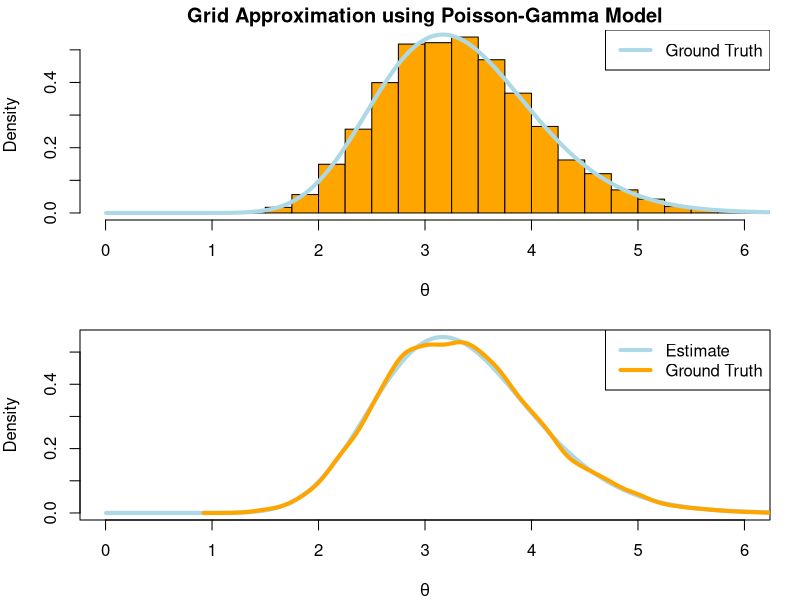
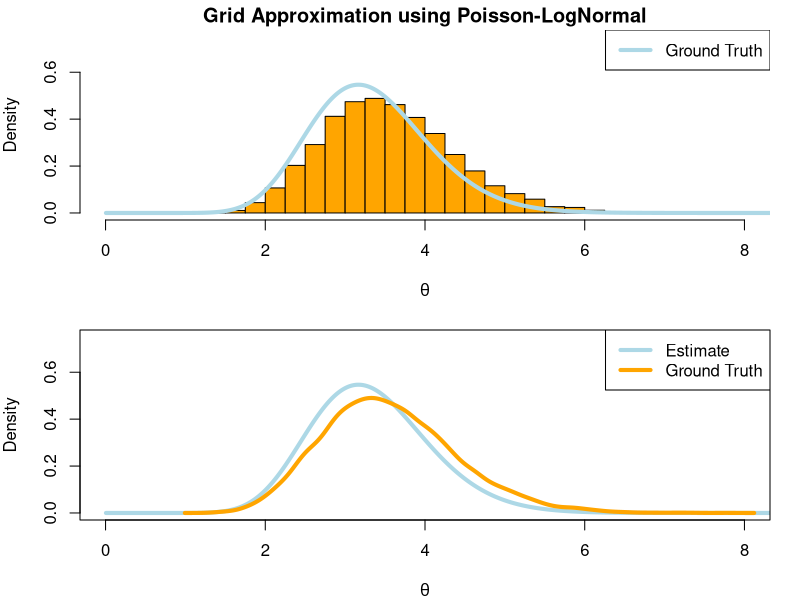
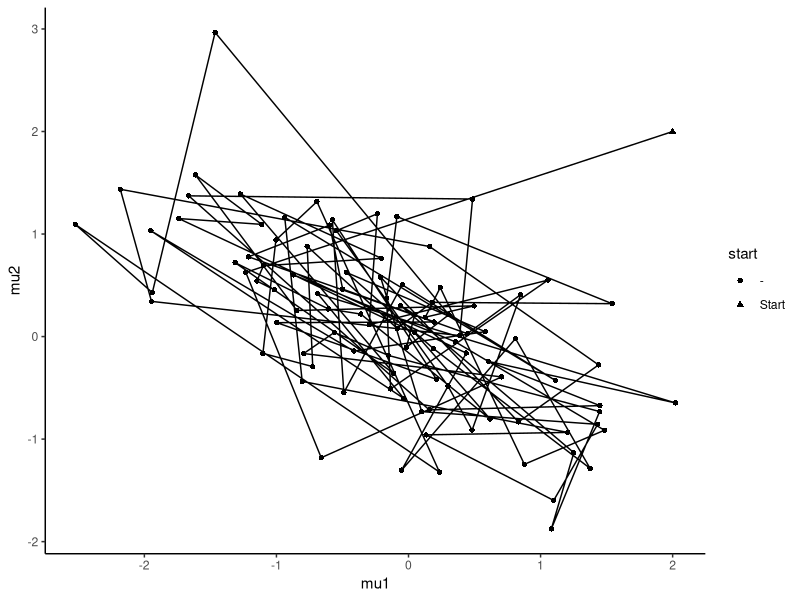
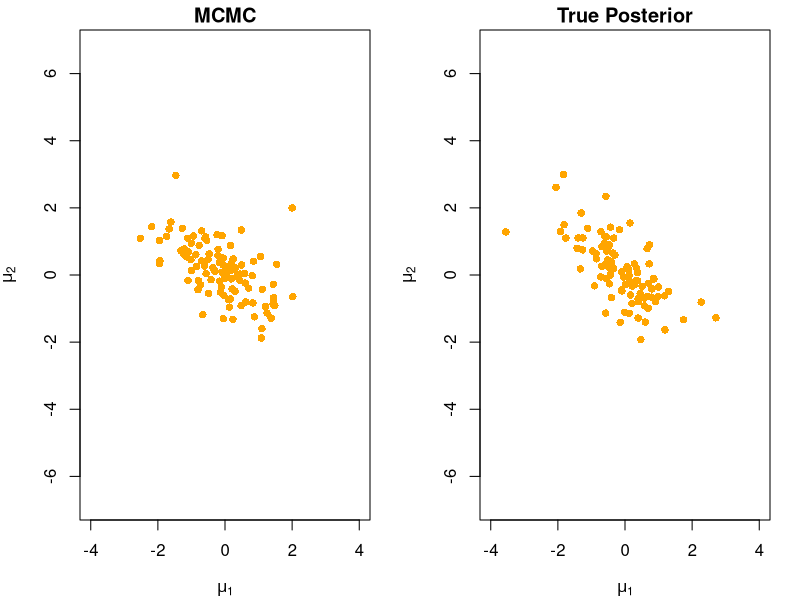

Recreate these plots in R, in order.
## ---- chunk 1
true_theta <- 3
a <- b <- 1
n <- 5
set.seed(123)

y <- rpois(n,true_theta)
#Un-normalized Posterior (numerator for gamma distribution)
q <- function(theta,y,n,alpha,beta){
  theta^(alpha + sum(y) - 1) * exp(-(n + beta)*theta)
}

#Explore theta on (0,25) --> Need a fixed range 
low_bound <- 0
high_bound <- 20
#Grid increment
i <- 0.01
grid <- seq(low_bound + i/2, high_bound - i/2,by = i)
n_sim <- 10000
grid_n <- length(grid)
grid_val <- q(grid,y,n,a,b)
#Normalize to create a proper categorical distribution
grid_norm <- grid_val/sum(grid_val)

## Simulate values
sim_idx <- sample(1:grid_n,n_sim,prob = grid_norm,replace = TRUE)

#Noise parameter
e <- runif(n_sim,-i/2,i/2)
theta_sim <- grid[sim_idx] + e

par(mfrow = c(2,1),mar = c(4,4,1.5,1.5))
## Visualize with histogram
hist(theta_sim,col = 'orange',breaks = seq(0,8,0.25), probability = TRUE,
     main = 'Grid Approximation using Poisson-Gamma Model',
     xlab = expression(theta),xlim = c(0,6))
lines(grid,dgamma(grid,a + sum(y),b + n),col = 'lightblue',lwd = 4)
legend('topright', legend = 'Ground Truth', col = 'lightblue',lwd = 4)
## Visualize with density estimate
plot(grid,dgamma(grid,a + sum(y),b + n), type = 'l',col = 'lightblue',lwd = 4, ylab = 'Density',
     xlab = expression(theta),xlim = c(0,6))
lines(density(theta_sim),col = 'orange',lwd = 4)
legend('topright', legend = c('Estimate','Ground Truth'), col = c('lightblue','orange'),lwd = 4)
## ---- chunk 2
#Approximating the distribution we generated in the previous example
q <- function(theta,y,n,mu,sigma2){
  theta^(sum(y) - 1) * exp(-n*theta-(log(theta)-mu)^2 / (2*sigma2))
}
mu <- 0
sigma2 <-1
#Explore theta on (0,25) --> Need a fixed range 
low_bound <- 0
high_bound <- 20
#Grid increment
i <- 0.01
grid <- seq(low_bound + i/2, high_bound - i/2,by = i)
grid_val <- q(grid,y,n,mu,sigma2)
grid_norm <- grid_val/sum(grid_val)

## Simulate values
sim_idx <- sample(1:grid_n,n_sim,prob = grid_norm,replace = TRUE)
#Noise parameter
e <- runif(n_sim,-i/2,i/2)
theta_sim <- grid[sim_idx] + e

## Visualize
par(mfrow = c(2,1),mar = c(4,4,1.5,1.5))
#plot 1
hist(theta_sim,col = 'orange',breaks = seq(0,8,0.25), probability = TRUE,
     main = 'Grid Approximation using Poisson-LogNormal',
     xlab = expression(theta),xlim = c(0,8),ylim = c(0,0.75))
lines(grid,dgamma(grid,a + sum(y),b + n),col = 'lightblue',lwd = 4)
legend('topright', legend = 'Ground Truth', col = 'lightblue',lwd = 4)
##plot 2
plot(grid,dgamma(grid,a + sum(y),b + n), type = 'l',col = 'lightblue',lwd = 4, ylab = 'Density',
     xlab = expression(theta),xlim = c(0,8),ylim = c(0,0.75))
lines(density(theta_sim),col = 'orange',lwd = 4)
legend('topright', legend = c('Estimate','Ground Truth'), col = c('lightblue','orange'),lwd = 4)

## ---- chunk 3
a_n <- a + sum(y)
b_n <- b + n
#True Expected Posterior
a_n/b_n
#Simulated Posterior Mean
mean(theta_sim)
## ---- chunk 4
#True Posterior variance
a_n/(b_n^2)
#Simulated Posterior variance
var(theta_sim)
## ---- chunk 5
#True Posterior
pgamma(3,a_n,b_n,lower.tail = FALSE)
#Simulated Posterior
mean(theta_sim > 3)

## ---- chunk 6
conf <- 0.05

#True 95% credible interval lower bound
qgamma(conf/2,a_n,b_n)
#Estimated 95% credible interval lower bound
quantile(theta_sim,conf/2)
## ---- chunk 7
#True 95% credible interval upper bound
qgamma(1- conf/2,a_n,b_n)
#Estimated 95% credible interval upper bound
quantile(theta_sim,1- conf/2)
## ---- chunk 8
y <- c(0,0)
rho <- -0.7
set.seed(111)
mu1_sample <- function(y, rho, mu2) rnorm(1, y[1] + rho * (mu2-y[2]), sqrt(1-rho^2))
mu2_sample <- function(y, rho, mu1) rnorm(1, y[2] + rho * (mu1-y[1]), sqrt(1-rho^2))

n_sim <- 100
mu1 <- mu2 <- numeric(n_sim)
mu1[1] <- mu2[1] <- 2
for (i in 2:n_sim){
  mu1[i] <- mu1_sample(y,rho,mu2[i-1])
  mu2[i] <- mu2_sample(y,rho,mu1[i])
}

library(ggplot2)
library(gganimate)
gibbs_df <- data.frame(mu1,mu2, iteration = 1:n_sim)
gibbs_df$start <- '-'
gibbs_df$start[1] <- "Start"

ggplot(gibbs_df,aes(mu1,mu2,shape = start)) + 
  geom_point() + geom_path(aes(group = 'all'))  + 
  theme(panel.grid.major = element_blank(),
        panel.grid.minor = element_blank(),
panel.background = element_blank(),
axis.line = element_line(colour = "black"))

ggplot(gibbs_df,aes(mu1,mu2,shape = start)) + 
  geom_path( aes(group = 'all'))  + 
  theme(panel.grid.major = element_blank(),
        panel.grid.minor = element_blank(),
panel.background = element_blank(),
axis.line = element_line(colour = "black")) +
  labs(title = 'Iteration: {frame_along}') +
  transition_reveal(along = iteration)
anim_save('mcmc.gif', animation = last_animation(), path = NULL)
## ---- chunk 9
covar <- matrix(c(1,rho,rho,1),ncol =2)

X <- MASS::mvrnorm(n_sim,y,covar)

par(mfrow = c(1,2))
 plot(mu1, mu2, pch = 16, col = 'orange',
       xlim = c(-4,4), ylim = c(-4,4), asp = 1, xlab = expression(mu[1]), 
       ylab = expression(mu[2]),
      main = 'MCMC')
  plot(X[,1], X[,2], pch = 16, col = 'orange',
       xlim = c(-4,4), ylim = c(-4,4), asp = 1, xlab = expression(mu[1]), 
       ylab = expression(mu[2]),
       main = 'True Posterior')
